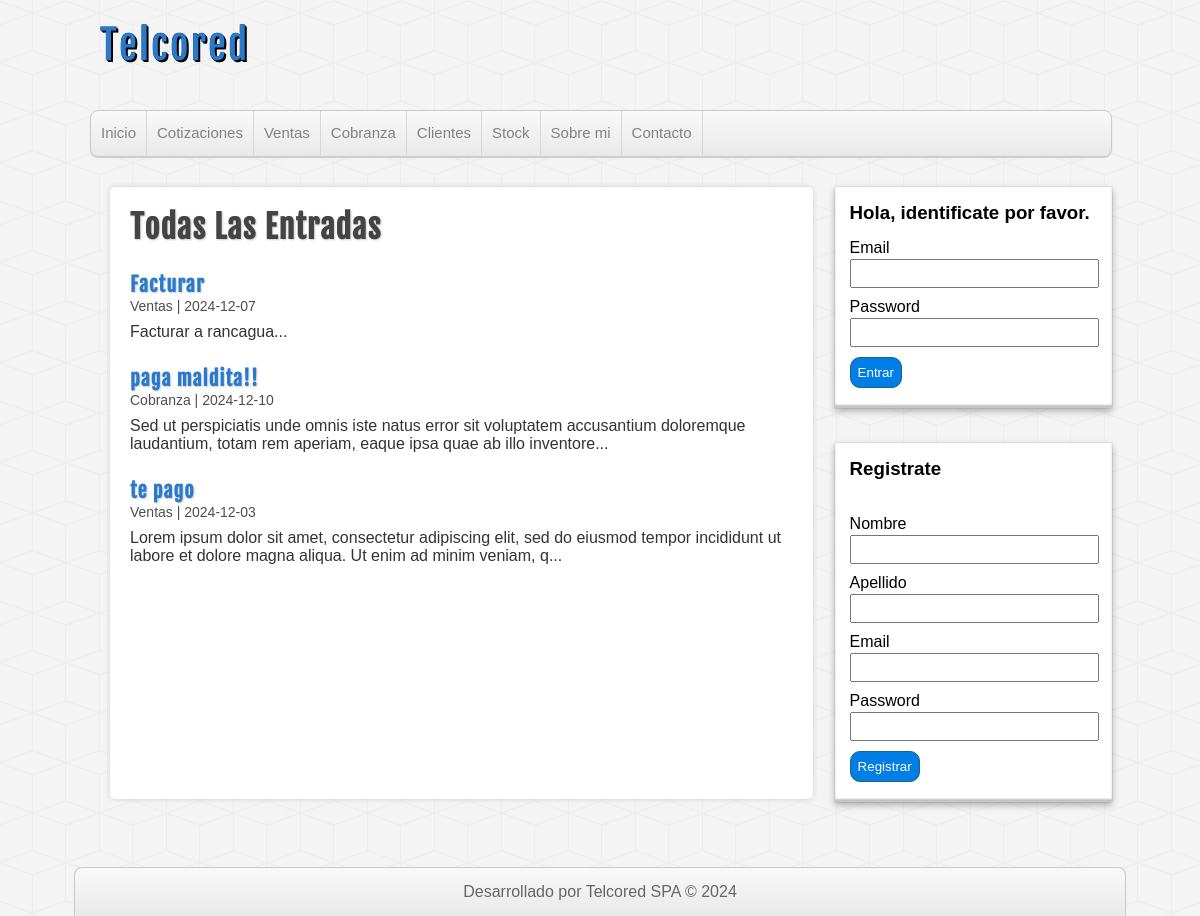
Screenshot of /entradas.php with the database file from the repository.
### tables this page shows
CREATE TABLE `categorias` (
  `id` int(255) NOT NULL,
  `nombre` varchar(100) DEFAULT NULL
);

CREATE TABLE `entradas` (
  `id` int(255) NOT NULL,
  `usuario_id` int(255) NOT NULL,
  `categoria_id` int(255) NOT NULL,
  `titulo` varchar(255) NOT NULL,
  `descripcion` mediumtext DEFAULT NULL,
  `fecha` date NOT NULL
);

### includes/helpers.php (called while the page is built, shortened)
<?php
function conseguirCategorias($conexion)
{
    $sql = "SELECT * FROM categorias ORDER BY id ASC;";
    $categorias = mysqli_query($conexion, $sql);
    if ($categorias && mysqli_num_rows($categorias) >= 1) {
        $resultado = $categorias;
        return $resultado;
    }
}
function conseguirEntradas($conexion, $limit =null)
{
$sql = "SELECT e.* , c.nombre  AS 'categoria' FROM entradas e INNER JOIN categorias c  ON e.categoria_id = c.id  ORDER BY e.id DESC ";
    $entradas = mysqli_query($conexion, $sql);
    return $entradas;
}

### entradas.php (the view, shortened to what this page needs)
<?php require_once 'includes/cabecera.php'; ?>
<?php require_once 'includes/lateral.php'; ?>
<div id="principal">
    <h1>Todas Las  Entradas</h1>
    <?php
       $entradas = conseguirEntradas($db,null);
       if(!empty($entradas)):
            while ($entrada = mysqli_fetch_assoc($entradas)):
    ?>
                    <article class="entrada">
                        <a href="">
                            <h2><?= $entrada['titulo'] ;?></h2>
                            <span class="fecha"><?=$entrada['categoria'].' | '.$entrada['fecha']?></span>
                            <p>
                                <?= substr($entrada['descripcion'],0,150).'...' ;?>
                            </p>
                        </a>
                    </article>
    <?php
             endwhile;
       endif;
    ?>
</div>
</div>
<?php require_once 'includes/pie.php'; ?>

### includes/cabecera.php (shortened to what this page needs)
<?php require_once 'conexion.php'; ?>
<?php require_once 'includes/helpers.php'; ?>
<!DOCTYPE html>
<html lang="es">
<head>
    <link rel="stylesheet" href="assets/css/style.css">
</head>
<body>
    <header id="cabecera">
        <div id="logo">
            <a href="index.php">Telcored</a>
        </div>
             <nav id="menu">
            <ul>
                <li>
                    <a href="index.php">Inicio</a>
                </li>
                <?php
                 $categorias = conseguirCategorias($db);
                 if(!empty($categorias)):
                    while ($categoria = mysqli_fetch_assoc($categorias)):
                ?>
                    <li>
                        <a href="categoria.php?id= <?= $categoria['id']; ?>"> <?= $categoria['nombre']; ?></a>
                    </li>
                <?php
                    endwhile;
                endif; ?>
                <li>
                    <a href="index.php">Sobre mi</a>
                </li>
                <li>
                    <a href="index.php">Contacto</a>
                </li>
            </ul>
        </nav>
    </header>
    <div id="contenedor">

### assets/css/style.css (style rules this page uses)
* { margin: 0px; padding: 0px; font-family: sans-serif, Helvetica, Arial; text-decoration: none; }
body { background: url(../img/cubes.png) #F4F4F4; }
.fecha { color: #4e4e4e; margin-top:5px; font-size: 14px; }
#cabecera { width: 85%; height: auto; background: transparent; margin: 0px auto; }
#logo { float:left; width: 540px; height: 110px; }
#logo a { font-family: "fajala", Helvetica; font-size: 40px; letter-spacing: 2px; color: #2979CD; text-shadow: 0px 0px 0px black, 1px 1px 0px black, 2px 2px 0px black; transition: all 500ms; line-height: 90px; margin-left: 10px; }
#menu { clear: both; width: 100%; height: 45px; background: linear-gradient(to bottom, #f9f9f9 0px, #e9e9e9 100%); border: 1px solid #C9C9C9; border-radius: 8px; box-shadow: 0px 1px 1px #ccc; overflow: hidden; }
#menu ul { list-style: none; }
#menu ul li { float: left; line-height: 44px; border-right: 1px solid #D6D6D6; }
#menu ul li a { display: block; padding-left: 10px; padding-right: 10px; font-size: 15px; color: #838282; }
#contenedor { width: 85%; height: auto; margin: 0px auto; margin-top: 30px; margin-bottom: 30px; }
#principal { float: left; width: 65%; min-height: 572px; background:white; border-radius: 5px; box-shadow: 0px 0px 5px #ccc; margin-left: 20px; padding: 20px; overflow: hidden; }
#principal a { color: #333; }
#principal h1 { font-size: 32px; color: #444; letter-spacing: 1px; text-shadow: 1px 1px 2px #ccc; font-family: "fajala"; }
#principal h2 { font-size: 20px; color: #2979CD; text-shadow: 1px 1px 2px #ccc; letter-spacing: 1px; font-family: "fajala"; margin-top: 25px; }
#principal p { margin-top: 8px; }

### rows the page displays
categorias: nombre "Cotizaciones"
categorias: nombre "Ventas"
categorias: nombre "Cobranza"
categorias: nombre "Clientes"
categorias: nombre "Stock"
entradas: titulo "Facturar", categoria.nombre "Ventas", fecha "2024-12-07", descripcion "Facturar a rancagua"
entradas: titulo "paga maldita!!", categoria.nombre "Cobranza", fecha "2024-12-10", descripcion "Sed ut perspiciatis unde omnis iste natus error sit voluptatem accusantium doloremque laudantium, totam rem aperiam, eaque ipsa quae ab illo inventore"
entradas: titulo "te pago", categoria.nombre "Ventas", fecha "2024-12-03", descripcion "Lorem ipsum dolor sit amet, consectetur adipiscing elit, sed do eiusmod tempor incididunt ut labore et dolore magna aliqua. Ut enim ad minim veniam, q"
